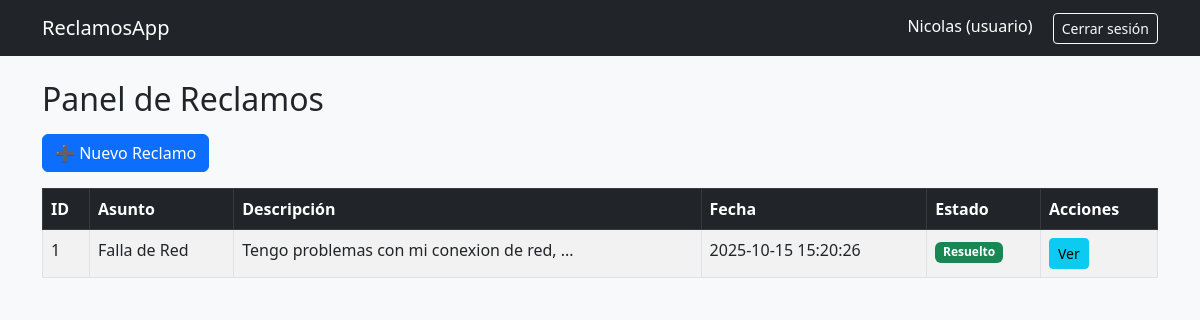
The page / (signed in) on the database its author committed.
### tables this page shows
CREATE TABLE reclamos (
            id INTEGER PRIMARY KEY AUTOINCREMENT,
            id_usuario INTEGER NOT NULL,
            asunto TEXT NOT NULL,
            descripcion TEXT NOT NULL,
            fecha TEXT NOT NULL,
            estado TEXT CHECK(estado IN ('pendiente', 'resuelto')) DEFAULT 'pendiente',
            FOREIGN KEY(id_usuario) REFERENCES usuarios(id)
        );

### app.py (the view)
@app.route('/')
def index():
    if 'usuario_id' not in session:
        return redirect(url_for('login'))
    conn = get_db_connection()
    usuario = session['usuario_id']
    tipo = session['tipo']
    if tipo == 'admin':
        reclamos = conn.execute('SELECT * FROM reclamos').fetchall()
    else:
        reclamos = conn.execute('SELECT * FROM reclamos WHERE id_usuario = ?', (usuario,)).fetchall()
    conn.close()
    return render_template('index.html', reclamos=reclamos, tipo=tipo)

### app.py (called while the page is built)
def get_db_connection():
    conn = sqlite3.connect('database.db')
    conn.row_factory = sqlite3.Row
    return conn

### templates/index.html (shortened to what this page needs)
{% extends "base.html" %}
{% block content %}
<h2 class="mb-3">Panel de Reclamos</h2>
{% if tipo == 'usuario' %}
    <a href="{{ url_for('nuevo_reclamo') }}" class="btn btn-primary mb-3">➕ Nuevo Reclamo</a>
{% endif %}
<table class="table table-bordered table-striped">
    <thead class="table-dark">
        <tr>
            <th>ID</th>
            <th>Asunto</th>
            <th>Descripción</th>
            <th>Fecha</th>
            <th>Estado</th>
            <th>Acciones</th>
        </tr>
    </thead>
    <tbody>
    {% for r in reclamos %}
        <tr>
            <td>{{ r.id }}</td>
            <td>{{ r.asunto }}</td>
            <td>{{ r.descripcion[:40] }}...</td>
            <td>{{ r.fecha }}</td>
            <td>
                {% if r.estado == 'pendiente' %}
                    <span class="badge bg-warning text-dark">Pendiente</span>
                {% else %}
                    <span class="badge bg-success">Resuelto</span>
                {% endif %}
            </td>
            <td>
                <a href="{{ url_for('reclamo_detalle', id=r.id) }}" class="btn btn-sm btn-info">Ver</a>
            </td>
        </tr>
    {% endfor %}
    </tbody>
</table>
{% endblock %}

### rows shown on the page
reclamos: id "1", asunto "Falla de Red", descripcion "Tengo problemas con mi conexion de red,", fecha "2025-10-15 15:20:26", estado "Resuelto"

### other values the page prints
{{ session.get('nombre') }} "Nicolas"
{{ session.get('tipo') }} "usuario"
